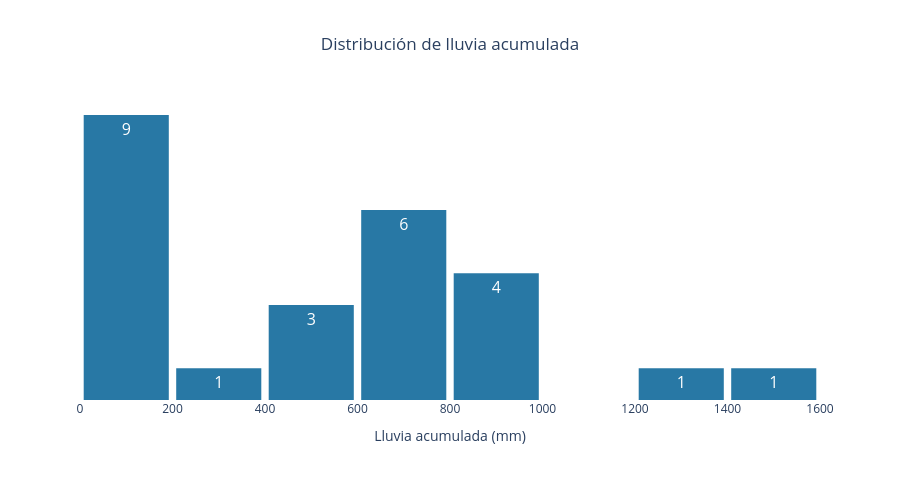

Notebook cell for this chart:
### Markdown cell above
#### **5.** Tercer gráfico libre

### Code cell
fig_libre = px.histogram(
    df,
    x="lluvia_total_mm",
    title="Distribución de lluvia acumulada",
    labels={"lluvia_total_mm": "Lluvia acumulada (mm)"},
    template="plotly_white",
    color_discrete_sequence=["#2878A5"]
)

fig_libre.update_traces(
    xbins=dict(start=0, end=1800, size=200),
    texttemplate="%{y}",
    textposition="inside",
    textfont=dict(size=16, color="white")
)

fig_libre.update_layout(
    title=dict(x=0.5, xanchor="center"),
    xaxis=dict(tick0=0, dtick=200, showgrid=False),
    yaxis=dict(visible=False, showgrid=False),
    bargap=0.08,
    height=480
)

fig_libre.show()

### Figure 1 — Plotly figure (JSON) as saved in the notebook; plotly's stock layout.template omitted (floating-point values rounded to 4 significant figures)
{"data": [{"bingroup": "x", "hovertemplate": "Lluvia acumulada (mm)=%{x}<br>count=%{y}<extra></extra>", "legendgroup": "", "marker": {"color": "#2878A5", "pattern": {"shape": ""}}, "name": "", "orientation": "v", "showlegend": false, "textfont": {"color": "white", "size": 16}, "textposition": "inside", "texttemplate": "%{y}", "type": "histogram", "x": [436.5, 975.3, 711.8, 189.9, 485.1, 773.3, 39.2, 710.7, 803.8, 444.8, 25.1, 910.4, 98.9, 98.8, 13.9, 1582.0, 908.0, 17.8, 774.0, 89.2, 779.5, 789.8, 11.5, 332.3, 1289.0], "xaxis": "x", "xbins": {"end": 1800, "size": 200, "start": 0}, "yaxis": "y"}], "layout": {"bargap": 0.08, "barmode": "relative", "height": 480, "legend": {"tracegroupgap": 0}, "title": {"text": "Distribución de lluvia acumulada", "x": 0.5, "xanchor": "center"}, "xaxis": {"anchor": "y", "domain": [0, 1], "dtick": 200, "showgrid": false, "tick0": 0, "title": {"text": "Lluvia acumulada (mm)"}}, "yaxis": {"anchor": "x", "domain": [0, 1], "showgrid": false, "title": {"text": "count"}, "visible": false}}}
